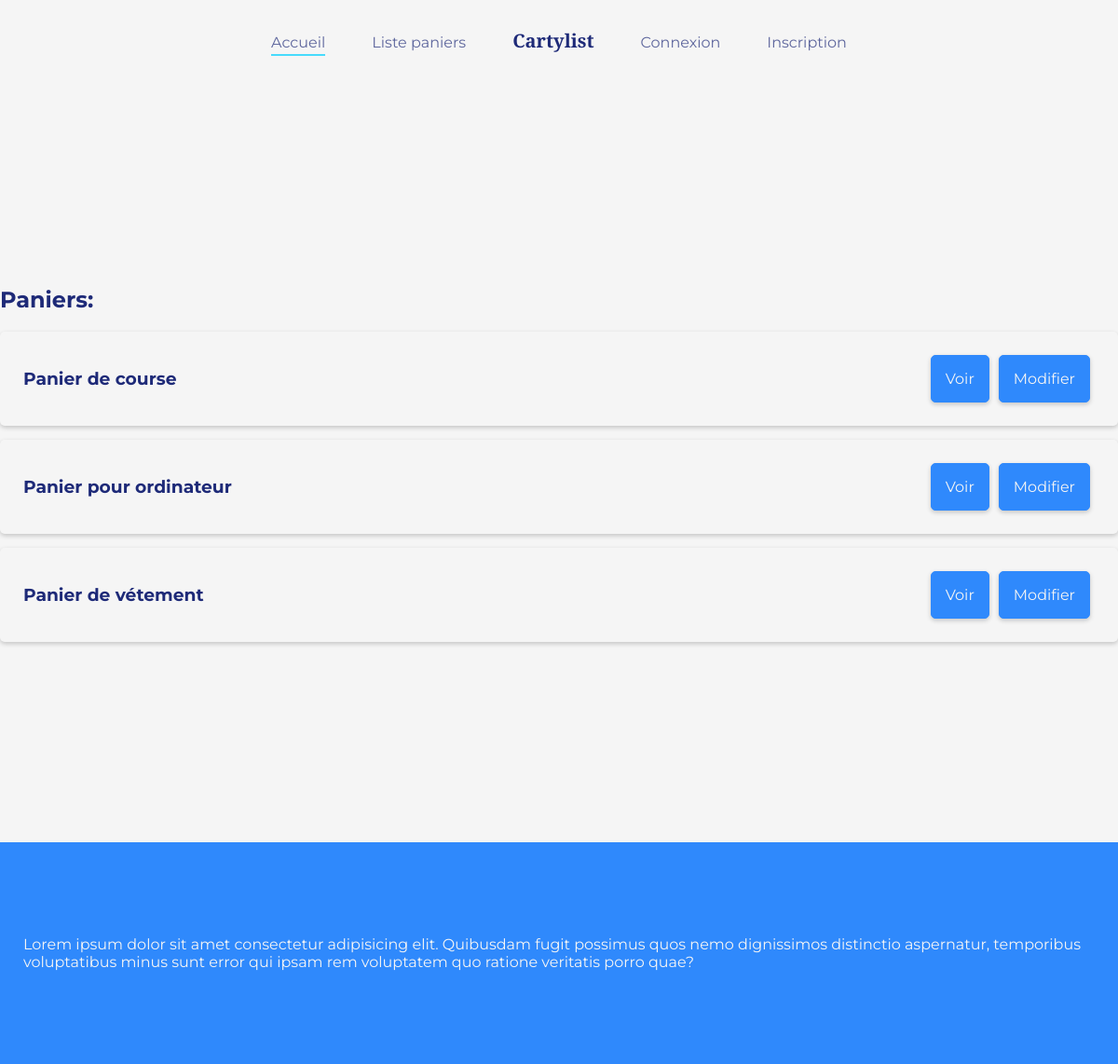
The app's page /public/vues/liste_panier.php with its own data.
### tables this page shows
CREATE TABLE `panier` (
  `id` int(11) NOT NULL AUTO_INCREMENT,
  `nom` text NOT NULL,

  PRIMARY KEY (`id`)
);

### public/vues/liste_panier.php (the view, shortened to what this page needs)
<?php
try {
	$bdd = new PDO($DSN, $USAGER, $MDP);
	$sqlPaniers = "SELECT panier.id, panier.nom FROM panier";
	$demandePanier = $bdd->prepare($sqlPaniers);
	$demandePanier->execute();
	$paniers = $demandePanier->fetchAll(PDO::FETCH_ASSOC);
} catch(PDOException $e) {
	echo '<br>' . $e->getMessage() . '<br>';
}
?>
<?php include "./includes/header.php" ?>
	<main>
		<div class="conteneur-centre-page panier-liste">
			<div id="panier-conteneur">
				<h2 class="titre-section">Paniers:</h2>
				<?php foreach ($paniers as $panier) { ?>
					<div class="conteneur panier">
						<h3><?= $panier["nom"] ?></h3>
						<div class="actions">
							<a class="bouton" href="./details_panier.php?id=<?= $panier["id"] ?>">Voir</a>
							<a class="bouton" href="./modifier_panier.php?id=<?= $panier["id"] ?>">Modifier</a>
						</div>
					</div>
				<?php } ?>
			</div>
		</div>
	</main>
<?php include "./includes/footer.php" ?>

### public/css/style.css (style rules this page uses)
:root { --primaire-sombre: #1e2a78; --primaire-claire: #f5f5f5; --secondaire-claire: #00d1ff; --secondaire-sombre: #2f89fc; --accent-claire: #ff4d7c; --accent: #ff1f5a; --accent-sombre: #e6003c; --police-regu: 'Montserrat', sans-serif; --police-special: 'Playfair Display', serif; }
*,*::before,::after { box-sizing: border-box; }
body { margin: 0; font-family: var(--police-regu); color: var(--primaire-sombre); background-color: var(--primaire-claire); }
.bouton { display: inline-block; border: 1px solid var(--secondaire-sombre); text-decoration: none; background-color: var(--secondaire-sombre); color: var(--primaire-claire); padding: 15px; text-align: center; font-size: 1em; font-family: var(--police-regu); border-radius: 5px; box-shadow: 0 2px 5px 0px rgba(0, 0, 0, 0.2); cursor: pointer; transition: background-color 200ms ease, transform 200ms ease, border 200ms ease; outline: none; }
.conteneur { padding: 25px; box-shadow: 0 2px 5px 0px rgba(0, 0, 0, 0.2); border-radius: 5px; }
.conteneur-centre-page { max-width: 1200px; margin: 0 auto; padding: 0 25px; }
.panier-liste { padding: 200px 0; }
.panier { display: flex; align-items: center; margin: 15px 0; }
.panier>.actions { margin-left: auto; display: flex; }
.panier>.actions>a { margin: 0 5px; }
.panier>h3 { margin: 0; }

### records on screen
panier: nom "Panier de course"
panier: nom "Panier pour ordinateur"
panier: nom "Panier de vétement"
